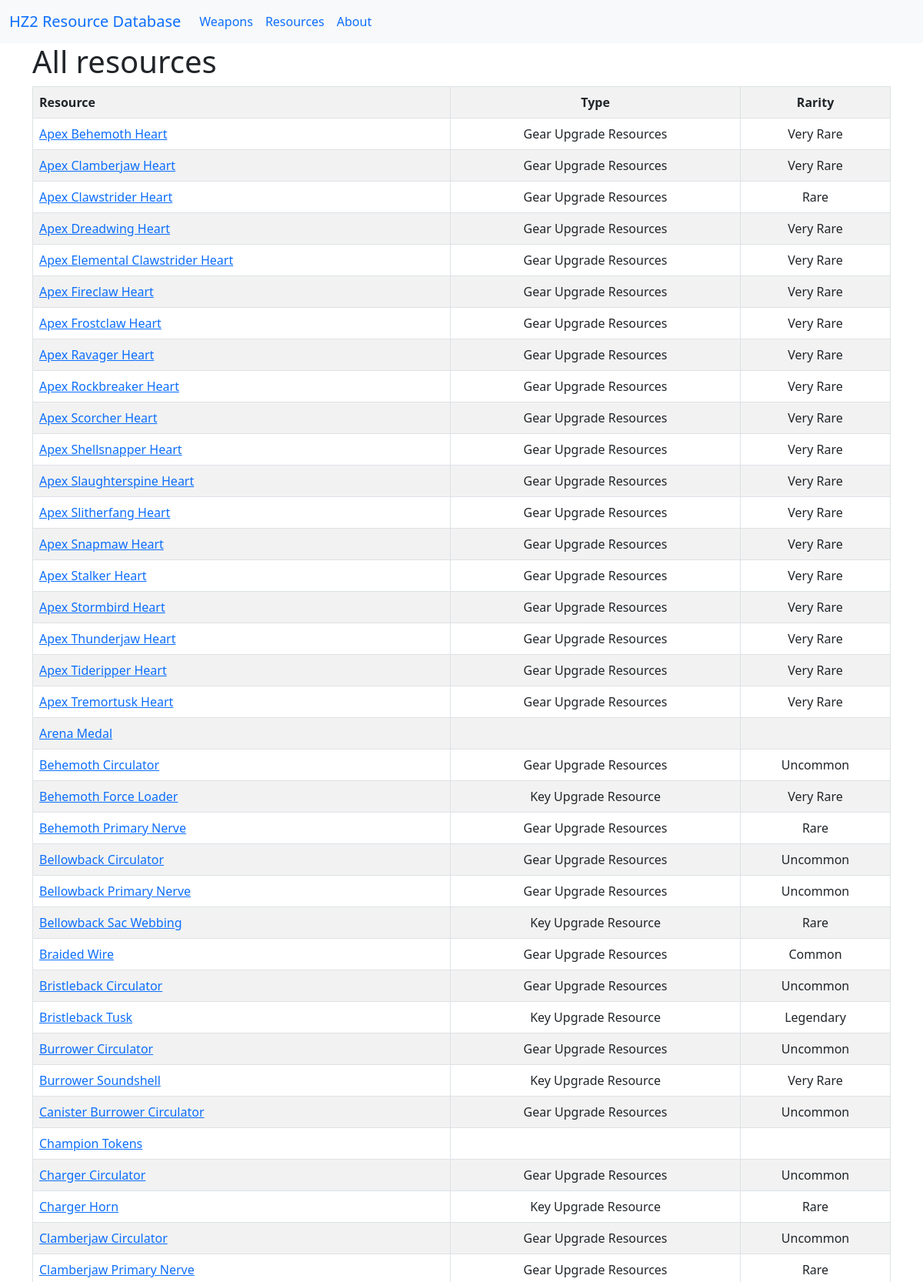
/allresources (upper part), run on the app's committed database.
### hz2/models.py (models this page shows, shortened)
class Resource(db.Model):
    id = db.Column(db.Integer, primary_key=True)
    title = db.Column(db.Text, nullable=False, unique=True)
    rarity_id = db.Column(db.Integer, db.ForeignKey('rarity.id'), nullable=False)
    type_id = db.Column(db.Integer, db.ForeignKey('resource_type.id'), nullable=False)
    requirements = db.relationship('Weapon_requirement', backref='resource', lazy=True)

class Resource_type(db.Model):
    id = db.Column(db.Integer, primary_key=True)
    title = db.Column(db.Text, nullable=False, unique=True)
    sortOrder = db.Column(db.Integer, unique=True)
    resources = db.relationship('Resource',backref='type', lazy=True)

class Rarity(db.Model):
    id = db.Column(db.Integer, primary_key=True)
    title = db.Column(db.Text, nullable=False, unique=True)
    sortOrder = db.Column(db.Integer, unique=True)
    weapons = db.relationship('Weapon', backref='rarity', lazy=True)
    resources = db.relationship('Resource',backref='rarity', lazy=True)

### hz2/routes.py (the view)
@app.route("/allresources")
def resources_all():
    log.info(f"Getting all resources")
    results = db.session.query(Resource,Resource_type,Rarity).join(Resource_type,Rarity).with_entities(Resource.id, Resource.title,Resource_type.id,Resource_type.title, Rarity.id, Rarity.title).order_by(Resource.title).all()
    log.info(f"Resources found: {len(results)}")
    if len(results) == 0:
        log.critical(f"No resources found in database")
        return render_template('not_found.html',title='Resources not found', thing='resource')
    log.debug(f"resources: {results}")
    header = ("Resource", "Type", "Rarity")
    data = results
    log.debug(f"Table Data: {data}")
    log.info(f"Loading resources page with all resources data")
    return render_template('resources.html', title=f"ALL Resources", header_row=header, data=data)

### hz2/templates/resources.html
{% extends "layout.html" %}
{% block content %}
<h1>All resources</h1>
<table class="table table-striped table-bordered" id='myTable'>
    <tr>
        <th>{{ header_row[0] }}</th>
        <th class="text-center">{{ header_row[1] }}</th>
        <th class="text-center">{{ header_row[2] }}</th>
    </tr>
    {% for row in data %}
    <tr>
        <td><a href="{{ url_for('resource_detail', id=row[0]) }}" class="link-primary">{{ row[1] }}</a>
        </td>
        <td class="text-center">{{ row[3] }}</td>
        <td class="text-center">{{ row[5] }}</td>
    </tr>
    {% endfor %}
</table>
{% endblock %}

### data on the page
Resource: title "Apex Behemoth Heart", title "Gear Upgrade Resources", title "Very Rare"
Resource: title "Apex Clamberjaw Heart", title "Gear Upgrade Resources", title "Very Rare"
Resource: title "Apex Clawstrider Heart", title "Gear Upgrade Resources", title "Rare"
Resource: title "Apex Dreadwing Heart", title "Gear Upgrade Resources", title "Very Rare"
Resource: title "Apex Elemental Clawstrider Heart", title "Gear Upgrade Resources", title "Very Rare"
Resource: title "Apex Fireclaw Heart", title "Gear Upgrade Resources", title "Very Rare"
Resource: title "Apex Frostclaw Heart", title "Gear Upgrade Resources", title "Very Rare"
Resource: title "Apex Ravager Heart", title "Gear Upgrade Resources", title "Very Rare"
Resource: title "Apex Rockbreaker Heart", title "Gear Upgrade Resources", title "Very Rare"
Resource: title "Apex Scorcher Heart", title "Gear Upgrade Resources", title "Very Rare"
Resource: title "Apex Shellsnapper Heart", title "Gear Upgrade Resources", title "Very Rare"
Resource: title "Apex Slaughterspine Heart", title "Gear Upgrade Resources", title "Very Rare"
Resource: title "Apex Slitherfang Heart", title "Gear Upgrade Resources", title "Very Rare"
Resource: title "Apex Snapmaw Heart", title "Gear Upgrade Resources", title "Very Rare"
Resource: title "Apex Stalker Heart", title "Gear Upgrade Resources", title "Very Rare"
Resource: title "Apex Stormbird Heart", title "Gear Upgrade Resources", title "Very Rare"
Resource: title "Apex Thunderjaw Heart", title "Gear Upgrade Resources", title "Very Rare"
Resource: title "Apex Tideripper Heart", title "Gear Upgrade Resources", title "Very Rare"
Resource: title "Apex Tremortusk Heart", title "Gear Upgrade Resources", title "Very Rare"
Resource: title "Arena Medal"
Resource: title "Behemoth Circulator", title "Gear Upgrade Resources", title "Uncommon"
Resource: title "Behemoth Force Loader", title "Key Upgrade Resource", title "Very Rare"
Resource: title "Behemoth Primary Nerve", title "Gear Upgrade Resources", title "Rare"
Resource: title "Bellowback Circulator", title "Gear Upgrade Resources", title "Uncommon"
Resource: title "Bellowback Primary Nerve", title "Gear Upgrade Resources", title "Uncommon"
Resource: title "Bellowback Sac Webbing", title "Key Upgrade Resource", title "Rare"
Resource: title "Braided Wire", title "Gear Upgrade Resources", title "Common"
Resource: title "Bristleback Circulator", title "Gear Upgrade Resources", title "Uncommon"
Resource: title "Bristleback Tusk", title "Key Upgrade Resource", title "Legendary"
Resource: title "Burrower Circulator", title "Gear Upgrade Resources", title "Uncommon"
Resource: title "Burrower Soundshell", title "Key Upgrade Resource", title "Very Rare"
Resource: title "Canister Burrower Circulator", title "Gear Upgrade Resources", title "Uncommon"
Resource: title "Champion Tokens"
Resource: title "Charger Circulator", title "Gear Upgrade Resources", title "Uncommon"
Resource: title "Charger Horn", title "Key Upgrade Resource", title "Rare"
Resource: title "Clamberjaw Circulator", title "Gear Upgrade Resources", title "Uncommon"
Resource: title "Clamberjaw Primary Nerve", title "Gear Upgrade Resources", title "Rare"

### other printed values
{{ header_row[0] }} "Resource"
{{ header_row[1] }} "Type"
{{ header_row[2] }} "Rarity"
